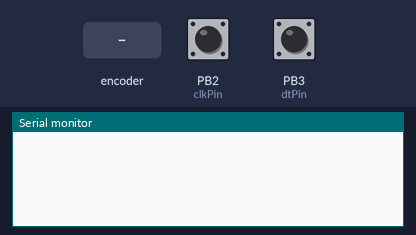
Bench run of a sketch on a simulated ATtiny85, built with avr-gcc and run on an emulated ATtiny85. Shown: the last lines printed to the serial monitor. The inputs (shaded band) are chosen by the test bench; at power-on: PB2 (clkPin) HIGH, PB3 (dtPin) HIGH.

Above: at 1.2 s.
1.3 s: rotary encoder on PB2 (clkPin) / PB3 (dtPin) turned 1 step (first pin leading)
At 2.3 s:
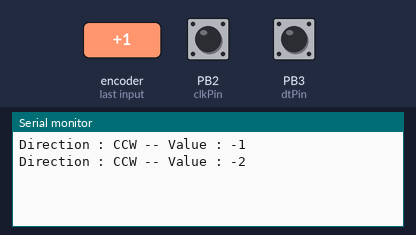
3.0 s: rotary encoder on PB2 (clkPin) / PB3 (dtPin) turned 2 steps (second pin leading)
At 4.6 s:
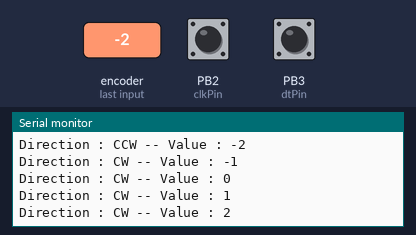
Timing chart, 0 to 6.1 s (numbered marks = the images above; inputs shaded):
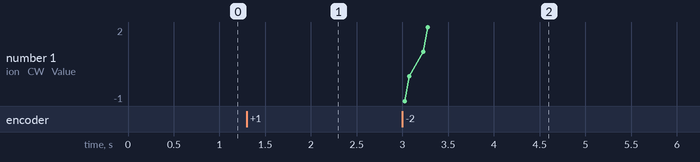

The sketch:

ex22_rotary_encoder_only.ino
```cpp
#define clkPin 2
#define dtPin 3
#define swPin 4

int encoderVal = 0;
int currentStateCLK;
int previousStateCLK;

String encdir = "";

void setup() {
  pinMode(clkPin, INPUT);
  pinMode(dtPin, INPUT);
  //pinMode(swPin, INPUT);
  //digitalWrite(swPin, HIGH);
  Serial.begin(9600);

  previousStateCLK = digitalRead(clkPin);
}

void loop() {
  currentStateCLK = digitalRead(clkPin);

  if(currentStateCLK != previousStateCLK) {
    if(digitalRead(dtPin) != currentStateCLK) {
      encoderVal--;
      encdir = "CCW";
    } else {
      encoderVal++;
      encdir = "CW";
    }
    Serial.print("Direction : ");
    Serial.print(encdir);
    Serial.print(" -- Value : ");
    Serial.println(encoderVal);
  }
  previousStateCLK = currentStateCLK;
}
```

Measured:
- after the input at 1.3 s, the serial monitor: prints a new line at once (image 1)
- after the input at 3.0 s, the serial monitor: prints a new line at once (image 2)
